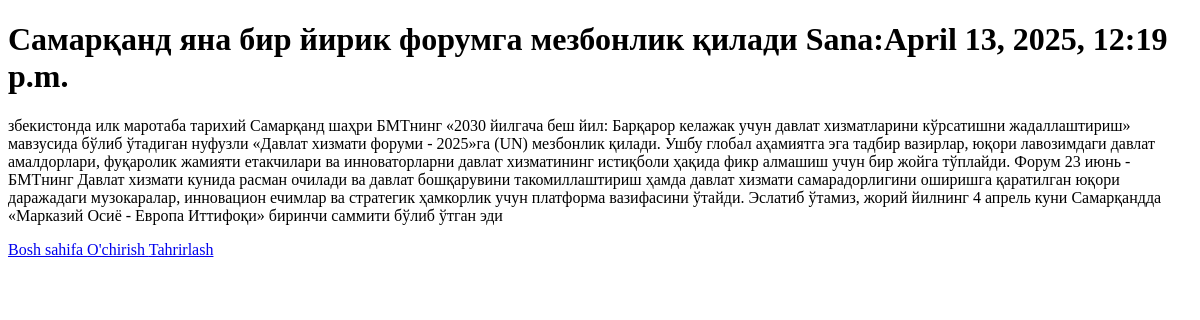
The page /detail/2/ on the database as committed earlier.
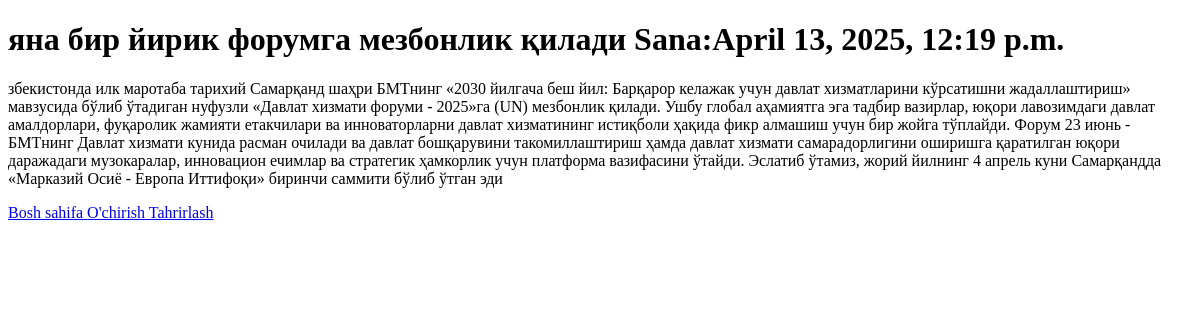
The same page on the database as committed later.
### articles/models.py (models this page shows, shortened)
class Article(models.Model):
    title=models.CharField(max_length=250,null=False,blank=False)
    description=models.TextField()
    created_at=models.DateTimeField(auto_now_add=True)

### articles/views.py (the view)
# urls.py: path('detail/<int:id>/',detail_page,name="detail"),
def detail_page(request,id):
    article=Article.objects.filter(id=id).first()
    context={
        "articl":article
    }
    return render(request,"detail.html",context)

### templates/detail.html (shortened to what this page needs)
<!DOCTYPE html>
<html lang="en">
<head>
</head>
<body>
        <h1>{{ articl.title }} Sana:{{ articl.created_at }}</h1>
        <p>{{ articl.description }}</p>
        <a href="{% url 'home' %}">Bosh sahifa </a>
        <a href="{% url 'ochirish' articl.id %}">O'chirish </a>
        <a href="{% url 'yangilash' articl.id %}">Tahrirlash </a>
</body>
</html>

Rows that differ between the two databases and show on the page:
changed Article: title "Самарқанд яна бир йирик форумга мезбонлик қилади" → "яна бир йирик форумга мезбонлик қилади"
